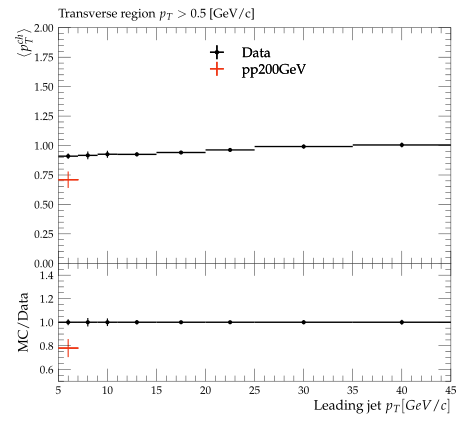

This figure's Python source:
#! /usr/bin/env python3

# This Python script was auto-generated using YODA v2.1.0.
# Analysis object: /STAR_2019_I1771348/d04-x01-y02
# Timestamp: 07-10-2025 (17:32:21)

import matplotlib as mpl
import matplotlib.pyplot as plt
mpl.use('Agg') # comment out for interactive use
import os
import numpy as np
from numpy import nan, inf

plotDir = os.path.split(os.path.realpath(__file__))[0]
if 'YODA_USER_PLOT_PATH' in globals():
    plot_outdir = globals()['YODA_USER_PLOT_PATH']
else:
    plot_outdir = plotDir

#plot style
plt.style.use(os.path.join(plotDir, '../default.mplstyle'))
# plot metadata
figW, figH = plt.rcParams['figure.figsize']
ax_xLabel = r'Leading jet $p_{T} [GeV/c]$'
ax_yLabel = r'$ \langle p^{ch}_{T} \rangle$'
ax_title  = r'Transverse region $p_{T} > 0.5$ [GeV/c]'
ax_xScale = 'linear'
ax_yScale = 'linear'
xLims = (5.0, 45.0)
yLims = (0.0, 2.0)

# TeX-friendly labels for the legend
labels = {
    'legend' : ([ r"Data", r"pp200GeV" ], r""),
}

# Adjust canvas width and height
canvasW = 10.0
canvasH = 9.0
figW *= canvasW/10.
figH *= canvasH/9.

# Create figure and axis objects
fig, (ax, ratio0_ax) = plt.subplots(2, 1, sharex=True,
                  figsize=(figW,figH), gridspec_kw={'height_ratios': (6.0, 3.0)})

# Set figure margins
plt.subplots_adjust(
    left   = 1.0 * plt.rcParams['figure.subplot.left'],
    right  = 1.0 * plt.rcParams['figure.subplot.right'],
    top    = 1.0 * plt.rcParams['figure.subplot.top'],
    bottom = 1.0 * plt.rcParams['figure.subplot.bottom'])

ratio0_ax.yaxis.set_major_locator(mpl.ticker.MultipleLocator(0.2))
ratio0_ax.set_ylim(0.5, 1.4999)
ratio0_ax.set_ylabel('MC/Data')

# the numerical data is stored in a separate file
dataf = dict()
prefix = os.path.split(__file__)[0]
if prefix:    prefix = prefix + '/'
exec(open(prefix+'d04-x01-y02__data.py').read(), dataf)


legend_handles = dict() # keep track of handles for the legend

# style options for curves
# starts at zorder>=5 to draw curve on top of legend
styles = {
  'Data': {
    'color' : 'black',
    'linestyle' : '-',
    'linewidth' : 1,
    'marker' : 'o',
    'markersize' : 2,
    'capsize' : 0.0,
    'zorder' : 5,
    'histstyle' : 0,
    'drawstyle' : 'steps-pre',
    'xerrorbars' : 1,
    'yerrorbars' : 1,
    'fillcolor' : None,
    'fillopacity' : 1.0,
    'ratio0_linestyle' : '-',
    'ratio0_linewidth' : 1,
    'ratio0_marker' : 'o',
    'ratio0_markersize' : 2,
    'ratio0_capsize' : 0.0,
    'ratio0_zorder' : 5,
    'ratio0_histstyle' : 0,
    'ratio0_drawstyle' : 'steps-pre',
    'ratio0_xerrorbars' : 1,
    'ratio0_yerrorbars' : 1,
  },
  'pp200GeV.yoda': {
    'color' : '#EE3311',
    'linestyle' : '-',
    'linewidth' : 1,
    'marker' : 'none',
    'markersize' : 2,
    'capsize' : 0.0,
    'zorder' : 6,
    'histstyle' : 1,
    'drawstyle' : 'steps-pre',
    'xerrorbars' : 1,
    'yerrorbars' : 1,
    'fillcolor' : None,
    'fillopacity' : 1.0,
    'ratio0_linestyle' : '-',
    'ratio0_linewidth' : 1,
    'ratio0_marker' : 'none',
    'ratio0_markersize' : 2,
    'ratio0_capsize' : 0.0,
    'ratio0_zorder' : 6,
    'ratio0_histstyle' : 1,
    'ratio0_drawstyle' : 'steps-pre',
    'ratio0_xerrorbars' : 1,
    'ratio0_yerrorbars' : 1,
  },
}

# curve from input yoda files in main panel
for label, yvals in dataf['yvals'].items():
    if all(np.isnan(v) for v in dataf['yvals'][label]):
        continue
    tmp = None
    if styles[label]['histstyle']: # draw as histogram
        xpos = dataf['xedges'][label] if styles[label]['drawstyle'] else dataf['xpoints'][label]
        ypos = np.insert(yvals, 0, yvals[0]) if styles[label]['drawstyle'] else yvals
        if styles[label]['fillcolor']: # fill area below curve
            ax.fill_between(xpos, ypos, step='pre',
                            color=styles[label]['fillcolor'],
                            alpha=styles[label]['fillopacity'])
        tmp, = ax.plot(xpos, ypos,
                       color=styles[label]['color'],
                       linestyle=styles[label]['linestyle'],
                       linewidth=styles[label]['linewidth'],
                       drawstyle=styles[label]['drawstyle'], solid_joinstyle='miter',
                       zorder=styles[label]['zorder'], label=label)
    tmp = ax.errorbar(dataf['xpoints'][label], yvals,
                      xerr=np.array(dataf['xerrs'][label])*styles[label]['xerrorbars'],
                      yerr=np.array(dataf['yerrs'][label])*styles[label]['yerrorbars'],
                      fmt=styles[label]['marker'], capsize=styles[label]['capsize'],
                      markersize=styles[label]['markersize'],
                      ecolor=styles[label]['color'],
                      color=styles[label]['color'], zorder=styles[label]['zorder'])
    tmp[-1][0].set_linestyle(styles[label]['linestyle'])
    tmp[-1][0].set_linewidth(styles[label]['linewidth'])
    if label in dataf['add_legend_handle']:  legend_handles[label] = tmp
    for varLabel in dataf['variation_yvals'].keys():
        if varLabel.startswith(label):
            tmp, = ax.plot(dataf['xedges'][label], dataf['variation_yvals'][varLabel],
                           color=styles[label]['color'],
                           linestyle=styles[label]['linestyle'],
                           linewidth=styles[label]['linewidth'],
                           drawstyle='steps-pre', solid_joinstyle='miter',
                           zorder=styles[label]['zorder'], alpha=0.5)


# plots on ratio panel
# curve from input yoda files in ratio panel
for label, yvals in dataf['ratio0_yvals'].items():
    if all(np.isnan(v) for v in yvals):
        continue
    if styles[label]['ratio0_histstyle']: # plot as histogram
        xpos = dataf['xedges']['Data'] if styles[label]['ratio0_drawstyle'] else dataf['xpoints']['Data']
        ypos = np.insert(yvals, 0, yvals[0]) if styles[label]['ratio0_drawstyle'] else yvals
        ratio0_ax.plot(xpos, ypos,
                       color=styles[label]['color'],
                       linewidth=styles[label]['linewidth'],
                       linestyle=styles[label]['ratio0_linestyle'],
                       drawstyle=styles[label]['ratio0_drawstyle'], zorder=styles[label]['zorder'],
                       solid_joinstyle='miter')
    tmp = ratio0_ax.errorbar(dataf['xpoints']['Data'], yvals,
                             xerr=np.array(dataf['ref_xerrs'])*styles[label]['ratio0_xerrorbars'],
                             yerr=np.array(dataf['ratio0_yerrs'][label])*styles[label]['ratio0_yerrorbars'],
                             fmt=styles[label]['ratio0_marker'], capsize=styles[label]['ratio0_capsize'],
                             markersize=styles[label]['ratio0_markersize'],
                             ecolor=styles[label]['color'],
                             color=styles[label]['color'])
    tmp[-1][0].set_linestyle(styles[label]['ratio0_linestyle'])
    tmp[-1][0].set_linewidth(styles[label]['ratio0_linewidth'])

    for varlabel in dataf['ratio0_variation_vals'].keys():
        if varlabel.startswith(label):
            ratio0_ax.plot(dataf['xedges']['Data'],
                            dataf['ratio0_variation_vals'][varlabel],
                            color=styles[label]['color'],
                            linestyle=styles[label]['linestyle'],
                            linewidth=styles[label]['linewidth'],
                            drawstyle='steps-pre', solid_joinstyle='miter',
                            zorder=1, alpha=0.5)

legend_items = list(legend_handles.values())
ax.add_artist(ax.legend(legend_items,
                        labels['legend'][0],
                        title=labels['legend'][1],
                        alignment='left',
                        loc='upper center',
                        bbox_to_anchor=(0.5, 0.97)))

# set plot metadata as defined above
ratio0_ax.set_xlabel(ax_xLabel)
ratio0_ax.xaxis.set_label_coords(1., -0.15)
ax.set_ylabel(ax_yLabel, ha='right', va='top')
ax.yaxis.set_label_coords(-0.11, 1.0)
ax.set_title(ax_title, loc='left')
ax.set_xscale(ax_xScale)
ax.set_yscale(ax_yScale)
ax.set_xlim(xLims)
ax.set_ylim(yLims)

# tick formatting
plt.rcParams['xtick.top'] = 1
plt.rcParams['ytick.right'] = 1
fig.align_ylabels((ax, ratio0_ax))
plt.savefig(os.path.join(plot_outdir, 'd04-x01-y02.pdf'), format='PDF')
plt.savefig(os.path.join(plot_outdir, 'd04-x01-y02.png'), format='PNG')

plt.close(fig)
